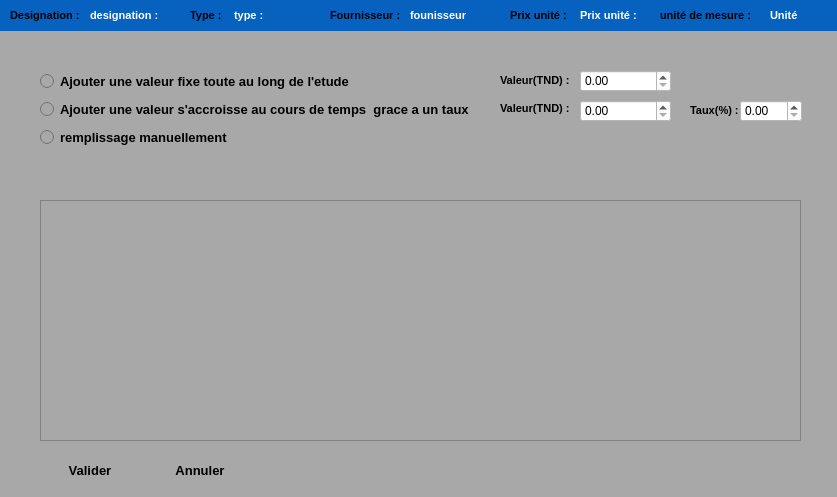
<?xml version="1.0" encoding="UTF-8"?>
<ui version="4.0">
 <class>Investissement</class>
 <widget class="QWidget" name="Investissement">
  <property name="geometry">
   <rect>
    <x>0</x>
    <y>0</y>
    <width>837</width>
    <height>497</height>
   </rect>
  </property>
  <property name="windowTitle">
   <string>Form</string>
  </property>
  <property name="styleSheet">
   <string notr="true">background-color:rgb(168, 168, 168);</string>
  </property>
  <widget class="QWidget" name="widget" native="true">
   <property name="geometry">
    <rect>
     <x>0</x>
     <y>0</y>
     <width>841</width>
     <height>531</height>
    </rect>
   </property>
   <widget class="QTableView" name="tableView">
    <property name="geometry">
     <rect>
      <x>40</x>
      <y>200</y>
      <width>761</width>
      <height>241</height>
     </rect>
    </property>
   </widget>
   <widget class="QWidget" name="verticalLayoutWidget">
    <property name="geometry">
     <rect>
      <x>40</x>
      <y>70</y>
      <width>429</width>
      <height>80</height>
     </rect>
    </property>
    <layout class="QVBoxLayout" name="verticalLayout">
     <item>
      <widget class="QRadioButton" name="radioButton_1">
       <property name="font">
        <font>
         <family>Segoe UI</family>
         <pointsize>10</pointsize>
         <weight>75</weight>
         <bold>true</bold>
        </font>
       </property>
       <property name="text">
        <string>Ajouter une valeur fixe toute au long de l'etude</string>
       </property>
      </widget>
     </item>
     <item>
      <widget class="QRadioButton" name="radioButton_2">
       <property name="font">
        <font>
         <family>Segoe UI</family>
         <pointsize>10</pointsize>
         <weight>75</weight>
         <italic>false</italic>
         <bold>true</bold>
        </font>
       </property>
       <property name="text">
        <string>Ajouter une valeur s'accroisse au cours de temps  grace a un taux</string>
       </property>
      </widget>
     </item>
     <item>
      <widget class="QRadioButton" name="radioButton_3">
       <property name="font">
        <font>
         <family>Segoe UI</family>
         <pointsize>10</pointsize>
         <weight>75</weight>
         <bold>true</bold>
        </font>
       </property>
       <property name="text">
        <string>remplissage manuellement </string>
       </property>
      </widget>
     </item>
    </layout>
   </widget>
   <widget class="QLabel" name="label">
    <property name="geometry">
     <rect>
      <x>500</x>
      <y>70</y>
      <width>71</width>
      <height>20</height>
     </rect>
    </property>
    <property name="font">
     <font>
      <family>Segoe UI</family>
      <pointsize>8</pointsize>
      <weight>75</weight>
      <bold>true</bold>
     </font>
    </property>
    <property name="text">
     <string>Valeur(TND) :</string>
    </property>
   </widget>
   <widget class="QLabel" name="label_2">
    <property name="geometry">
     <rect>
      <x>500</x>
      <y>100</y>
      <width>71</width>
      <height>16</height>
     </rect>
    </property>
    <property name="font">
     <font>
      <family>Segoe UI</family>
      <pointsize>8</pointsize>
      <weight>75</weight>
      <bold>true</bold>
     </font>
    </property>
    <property name="text">
     <string>Valeur(TND) :</string>
    </property>
   </widget>
   <widget class="QLabel" name="label_3">
    <property name="geometry">
     <rect>
      <x>690</x>
      <y>100</y>
      <width>51</width>
      <height>20</height>
     </rect>
    </property>
    <property name="font">
     <font>
      <family>Segoe UI</family>
      <pointsize>8</pointsize>
      <weight>75</weight>
      <bold>true</bold>
     </font>
    </property>
    <property name="text">
     <string>Taux(%) :</string>
    </property>
   </widget>
   <widget class="QDoubleSpinBox" name="uiValeur1">
    <property name="geometry">
     <rect>
      <x>580</x>
      <y>70</y>
      <width>91</width>
      <height>22</height>
     </rect>
    </property>
    <property name="styleSheet">
     <string notr="true">background-color:rgb(255, 255, 255);</string>
    </property>
    <property name="maximum">
     <double>1000000000.000000000000000</double>
    </property>
   </widget>
   <widget class="QDoubleSpinBox" name="uiValeur2">
    <property name="geometry">
     <rect>
      <x>580</x>
      <y>100</y>
      <width>91</width>
      <height>22</height>
     </rect>
    </property>
    <property name="styleSheet">
     <string notr="true">background-color:rgb(255, 255, 255);</string>
    </property>
    <property name="maximum">
     <double>1000000000.000000000000000</double>
    </property>
   </widget>
   <widget class="QDoubleSpinBox" name="uiTaux">
    <property name="geometry">
     <rect>
      <x>740</x>
      <y>100</y>
      <width>62</width>
      <height>22</height>
     </rect>
    </property>
    <property name="styleSheet">
     <string notr="true">background-color:rgb(255, 255, 255);</string>
    </property>
    <property name="maximum">
     <double>100.000000000000000</double>
    </property>
   </widget>
   <widget class="QWidget" name="widget_2" native="true">
    <property name="geometry">
     <rect>
      <x>0</x>
      <y>0</y>
      <width>841</width>
      <height>31</height>
     </rect>
    </property>
    <property name="styleSheet">
     <string notr="true">background-color:rgb(7,98,191)</string>
    </property>
    <widget class="QLabel" name="uiDesignation">
     <property name="geometry">
      <rect>
       <x>90</x>
       <y>7</y>
       <width>91</width>
       <height>16</height>
      </rect>
     </property>
     <property name="font">
      <font>
       <family>Segoe UI</family>
       <pointsize>8</pointsize>
       <weight>75</weight>
       <bold>true</bold>
      </font>
     </property>
     <property name="styleSheet">
      <string notr="true">color:rgb(255, 255, 255);</string>
     </property>
     <property name="text">
      <string>designation :</string>
     </property>
    </widget>
    <widget class="QLabel" name="label_5">
     <property name="geometry">
      <rect>
       <x>190</x>
       <y>7</y>
       <width>41</width>
       <height>16</height>
      </rect>
     </property>
     <property name="font">
      <font>
       <family>Segoe UI</family>
       <pointsize>8</pointsize>
       <weight>75</weight>
       <bold>true</bold>
      </font>
     </property>
     <property name="text">
      <string>Type :</string>
     </property>
    </widget>
    <widget class="QLabel" name="uiType">
     <property name="geometry">
      <rect>
       <x>234</x>
       <y>7</y>
       <width>91</width>
       <height>16</height>
      </rect>
     </property>
     <property name="font">
      <font>
       <family>Segoe UI</family>
       <pointsize>8</pointsize>
       <weight>75</weight>
       <bold>true</bold>
      </font>
     </property>
     <property name="styleSheet">
      <string notr="true">color:rgb(255, 255, 255);</string>
     </property>
     <property name="text">
      <string>type :</string>
     </property>
    </widget>
    <widget class="QLabel" name="label_7">
     <property name="geometry">
      <rect>
       <x>330</x>
       <y>7</y>
       <width>71</width>
       <height>16</height>
      </rect>
     </property>
     <property name="font">
      <font>
       <family>Segoe UI</family>
       <pointsize>8</pointsize>
       <weight>75</weight>
       <bold>true</bold>
      </font>
     </property>
     <property name="text">
      <string>Fournisseur :</string>
     </property>
    </widget>
    <widget class="QLabel" name="label_8">
     <property name="geometry">
      <rect>
       <x>10</x>
       <y>7</y>
       <width>71</width>
       <height>16</height>
      </rect>
     </property>
     <property name="font">
      <font>
       <family>Segoe UI</family>
       <pointsize>8</pointsize>
       <weight>75</weight>
       <bold>true</bold>
      </font>
     </property>
     <property name="text">
      <string>Designation :</string>
     </property>
    </widget>
    <widget class="QLabel" name="uiFournisseur">
     <property name="geometry">
      <rect>
       <x>410</x>
       <y>7</y>
       <width>91</width>
       <height>16</height>
      </rect>
     </property>
     <property name="font">
      <font>
       <family>Segoe UI</family>
       <pointsize>8</pointsize>
       <weight>75</weight>
       <bold>true</bold>
      </font>
     </property>
     <property name="styleSheet">
      <string notr="true">color:rgb(255, 255, 255);</string>
     </property>
     <property name="text">
      <string>founisseur</string>
     </property>
    </widget>
    <widget class="QLabel" name="label_10">
     <property name="geometry">
      <rect>
       <x>510</x>
       <y>7</y>
       <width>61</width>
       <height>16</height>
      </rect>
     </property>
     <property name="font">
      <font>
       <family>Segoe UI</family>
       <pointsize>8</pointsize>
       <weight>75</weight>
       <bold>true</bold>
      </font>
     </property>
     <property name="text">
      <string>Prix unité :</string>
     </property>
    </widget>
    <widget class="QLabel" name="uiPrix">
     <property name="geometry">
      <rect>
       <x>580</x>
       <y>7</y>
       <width>71</width>
       <height>16</height>
      </rect>
     </property>
     <property name="font">
      <font>
       <family>Segoe UI</family>
       <pointsize>8</pointsize>
       <weight>75</weight>
       <bold>true</bold>
      </font>
     </property>
     <property name="styleSheet">
      <string notr="true">color:rgb(255, 255, 255);</string>
     </property>
     <property name="text">
      <string>Prix unité :</string>
     </property>
    </widget>
    <widget class="QLabel" name="label_12">
     <property name="geometry">
      <rect>
       <x>660</x>
       <y>7</y>
       <width>101</width>
       <height>16</height>
      </rect>
     </property>
     <property name="font">
      <font>
       <family>Segoe UI</family>
       <pointsize>8</pointsize>
       <weight>75</weight>
       <bold>true</bold>
      </font>
     </property>
     <property name="text">
      <string>unité de mesure :</string>
     </property>
    </widget>
    <widget class="QLabel" name="uiUnite">
     <property name="geometry">
      <rect>
       <x>770</x>
       <y>7</y>
       <width>41</width>
       <height>16</height>
      </rect>
     </property>
     <property name="font">
      <font>
       <family>Segoe UI</family>
       <pointsize>8</pointsize>
       <weight>75</weight>
       <bold>true</bold>
      </font>
     </property>
     <property name="styleSheet">
      <string notr="true">color:rgb(255, 255, 255);</string>
     </property>
     <property name="text">
      <string>Unité</string>
     </property>
    </widget>
   </widget>
   <widget class="QPushButton" name="uiAnnuler">
    <property name="geometry">
     <rect>
      <x>150</x>
      <y>450</y>
      <width>100</width>
      <height>41</height>
     </rect>
    </property>
    <property name="minimumSize">
     <size>
      <width>100</width>
      <height>25</height>
     </size>
    </property>
    <property name="maximumSize">
     <size>
      <width>100</width>
      <height>50</height>
     </size>
    </property>
    <property name="font">
     <font>
      <family>Segoe UI</family>
      <pointsize>10</pointsize>
      <weight>75</weight>
      <bold>true</bold>
     </font>
    </property>
    <property name="styleSheet">
     <string notr="true">border:rgb(255, 255, 255);
</string>
    </property>
    <property name="text">
     <string>Annuler</string>
    </property>
    <property name="icon">
     <iconset>
      <normaloff>ProjectRessources/cancel-icon2.png</normaloff>ProjectRessources/cancel-icon2.png</iconset>
    </property>
    <property name="flat">
     <bool>true</bool>
    </property>
   </widget>
   <widget class="QLabel" name="uiErreur">
    <property name="enabled">
     <bool>true</bool>
    </property>
    <property name="geometry">
     <rect>
      <x>590</x>
      <y>460</y>
      <width>191</width>
      <height>20</height>
     </rect>
    </property>
    <property name="font">
     <font>
      <family>Segoe UI</family>
      <pointsize>10</pointsize>
     </font>
    </property>
    <property name="mouseTracking">
     <bool>true</bool>
    </property>
    <property name="styleSheet">
     <string notr="true">color:rgb(255, 0, 0);</string>
    </property>
    <property name="locale">
     <locale language="French" country="France"/>
    </property>
    <property name="text">
     <string/>
    </property>
    <property name="alignment">
     <set>Qt::AlignCenter</set>
    </property>
   </widget>
   <widget class="QPushButton" name="uiValider">
    <property name="geometry">
     <rect>
      <x>40</x>
      <y>450</y>
      <width>100</width>
      <height>41</height>
     </rect>
    </property>
    <property name="minimumSize">
     <size>
      <width>100</width>
      <height>41</height>
     </size>
    </property>
    <property name="maximumSize">
     <size>
      <width>100</width>
      <height>41</height>
     </size>
    </property>
    <property name="font">
     <font>
      <family>Segoe UI</family>
      <pointsize>10</pointsize>
      <weight>75</weight>
      <bold>true</bold>
     </font>
    </property>
    <property name="styleSheet">
     <string notr="true">border:rgb(255, 255, 255);</string>
    </property>
    <property name="text">
     <string>Valider</string>
    </property>
    <property name="icon">
     <iconset>
      <normaloff>ProjectRessources/ok-icon.png</normaloff>ProjectRessources/ok-icon.png</iconset>
    </property>
    <property name="flat">
     <bool>true</bool>
    </property>
   </widget>
  </widget>
 </widget>
 <resources/>
 <connections/>
</ui>
